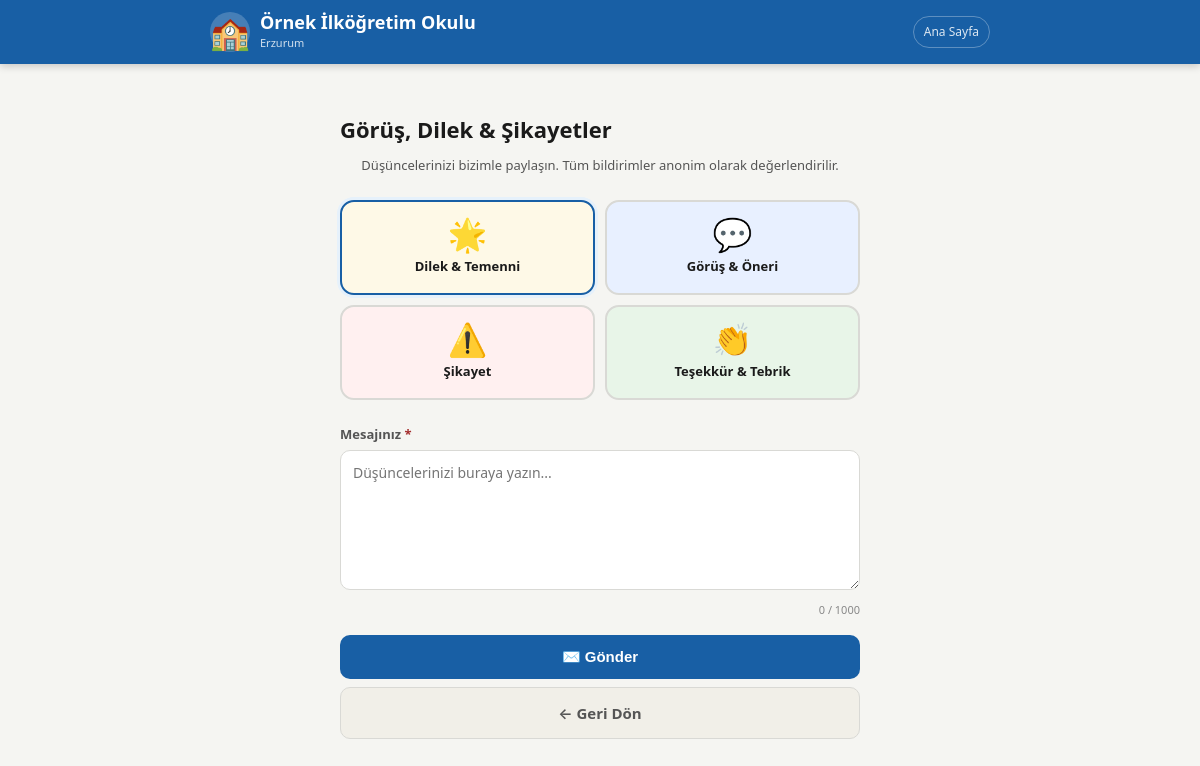
Screenshot of /gorus with the database file from the repository.
### tables this page shows
CREATE TABLE ayarlar (
            anahtar TEXT PRIMARY KEY, deger TEXT
        );

### app.py (the view, shortened to what this page needs)
@app.route("/gorus", methods=["GET","POST"])
def gorus_form():
    def ga(k,v=""): return ayar(k,v)
    ctx = gctx()
    ctx.update({
        "gorus_aktif":ga("gorus_aktif","1"),
        "gorus_baslik":ga("gorus_baslik","Görüş, Dilek & Şikayetler"),
        "gorus_aciklama":ga("gorus_aciklama","Düşüncelerinizi bizimle paylaşın."),
        "gorus_logo":ga("gorus_logo"),
        "gorus_arka_gorsel":ga("gorus_arka_gorsel"),
        "gorus_bg_renk":ga("gorus_bg_renk"),
        "gorus_kart_renk":ga("gorus_kart_renk"),
        "gorus_dilek_aktif":ga("gorus_dilek_aktif","1"),
        "gorus_dilek_ikon":ga("gorus_dilek_ikon","🌟"),
        "gorus_dilek_renk":ga("gorus_dilek_renk","#fef9e7"),
        "gorus_dilek_lbl":ga("gorus_dilek_lbl","Dilek & Temenni"),
        "gorus_gorus_aktif":ga("gorus_gorus_aktif","1"),
        "gorus_gorus_ikon":ga("gorus_gorus_ikon","💬"),
        "gorus_gorus_renk":ga("gorus_gorus_renk","#e8f0ff"),
        "gorus_gorus_lbl":ga("gorus_gorus_lbl","Görüş & Öneri"),
        "gorus_sikayet_aktif":ga("gorus_sikayet_aktif","1"),
        "gorus_sikayet_ikon":ga("gorus_sikayet_ikon","⚠️"),
        "gorus_sikayet_renk":ga("gorus_sikayet_renk","#fff0f0"),
        "gorus_sikayet_lbl":ga("gorus_sikayet_lbl","Şikayet"),
        "gorus_tebrik_aktif":ga("gorus_tebrik_aktif","1"),
        "gorus_tebrik_ikon":ga("gorus_tebrik_ikon","👏"),
        "gorus_tebrik_renk":ga("gorus_tebrik_renk","#e8f5e8"),
        "gorus_tebrik_lbl":ga("gorus_tebrik_lbl","Teşekkür & Tebrik"),
    })
    return render_template("gorus_form.html", **ctx)

### app.py (called while the page is built)
def db():
    con = sqlite3.connect(DB)
    con.row_factory = sqlite3.Row
    return con

def ayar(k, v=""):
    with db() as c:
        r=c.execute("SELECT deger FROM ayarlar WHERE anahtar=?",(k,)).fetchone()
    return r["deger"] if r else v

### templates/gorus_form.html (shortened to what this page needs)
{% extends "base.html" %}
{% block icerik %}
<div class="kap">
  <div class="gorus-kap">
    <div class="form-baslik" style="text-align:center;margin-bottom:.5rem">{{ gorus_baslik }}</div>
    {% if gorus_aciklama %}
    <p style="font-size:13px;color:var(--metin-ik);text-align:center;margin-bottom:1.5rem">{{ gorus_aciklama }}</p>
    {% endif %}
    <form method="POST" id="gorusForm">
      <div class="tur-grid">
        {% set turler = [] %}
        {% if gorus_dilek_aktif=='1' %}{% set _ = turler.append(('dilek', gorus_dilek_ikon, gorus_dilek_renk, gorus_dilek_lbl)) %}{% endif %}
        {% if gorus_gorus_aktif=='1' %}{% set _ = turler.append(('gorus', gorus_gorus_ikon, gorus_gorus_renk, gorus_gorus_lbl)) %}{% endif %}
        {% if gorus_sikayet_aktif=='1' %}{% set _ = turler.append(('sikayet', gorus_sikayet_ikon, gorus_sikayet_renk, gorus_sikayet_lbl)) %}{% endif %}
        {% if gorus_tebrik_aktif=='1' %}{% set _ = turler.append(('tebrik', gorus_tebrik_ikon, gorus_tebrik_renk, gorus_tebrik_lbl)) %}{% endif %}
        {% for tur_id, tur_ikon, tur_renk, tur_lbl in turler %}
        <label class="tur-btn {% if loop.first %}secili{% endif %}"
               id="lbl_{{ tur_id }}"
               style="{% if tur_renk %}background:{{ tur_renk }};{% endif %}">
          <span class="tur-ikon">{{ tur_ikon }}</span>
          <span class="tur-lbl">{{ tur_lbl }}</span>
        </label>
        {% endfor %}
      </div>
      <div style="margin-bottom:1rem">
        <label style="font-size:13px;font-weight:600;color:var(--metin-ik);margin-bottom:6px;display:block">
          Mesajınız <span style="color:var(--kirmizi)">*</span>
        </label>
        <textarea class="gorus-textarea" name="icerik" id="icerik"
                  placeholder="Düşüncelerinizi buraya yazın..." maxlength="1000"
                  oninput="sayim()" required></textarea>
        <div class="karakter-say"><span id="sayac">0</span> / 1000</div>
      </div>
      <button type="submit" class="btn btn-ana btn-tam" style="padding:13px;font-size:15px">
        ✉️ Gönder
      </button>
      <a href="/" class="btn btn-gri btn-tam" style="padding:13px;font-size:15px;margin-top:8px;display:block;text-align:center">
        ← Geri Dön
      </a>
    </form>
  </div>
</div>
{% endblock %}

### templates/base.html (shortened to what this page needs)
<!DOCTYPE html>
<html lang="tr" data-tema="{{ tema }}">
<head>
<link rel="stylesheet" href="/static/css/style.css">
</head>
<body>
{% if header_aktif == '1' %}
<header class="site-header">
  <div class="header-ic">
    <a href="/" class="logo-bolum">
      {% if amblem %}
        <img src="{{ amblem }}" class="amblem-img" alt="Amblem"
             style="width:{{ header_logo_boyut }}px;height:{{ header_logo_boyut }}px;object-fit:contain">
      {% else %}
        <div class="amblem-placeholder" style="font-size:{{ header_logo_boyut|int - 8 }}px">🏫</div>
      {% endif %}
      <div>
        <div class="okul-adi-header" style="font-size:{{ header_baslik_boyut }}px">{{ okul_adi }}</div>
        {% if header_sehir_aktif == '1' and okul_sehir %}
          <div class="okul-sehir-header">{{ okul_sehir }}</div>
        {% endif %}
      </div>
    </a>
    <nav class="header-nav">
      {% if header_anasayfa_aktif == '1' %}
        <a href="/" class="header-link">Ana Sayfa</a>
      {% endif %}
    </nav>
  </div>
</header>
{% endif %}
<main>{% block icerik %}{% endblock %}</main>
</body>
</html>

### static/css/style.css (style rules this page uses)
*,*::before,*::after { box-sizing:border-box;margin:0;padding:0 }
html { font-size:16px;-webkit-text-size-adjust:100% }
body { font-family:'Segoe UI',system-ui,-apple-system,sans-serif;background:var(--arka);color:var(--metin);min-height:100vh;line-height:1.6 }
:root,[data-tema="mavi"] { --ana:#185FA5;--ana-koy:#0d4278;--ana-ac:#E6F1FB;--ana-orta:#B5D4F4; --yesil:#3B6D11;--yesil-ac:#EAF3DE; --turuncu:#854F0B;--turuncu-ac:#FAEEDA; --kirmizi:#A32D2D;--kirmizi-ac:#FCEBEB; --gri:#888780;--gri-ac:#F1EFE8; --metin:#1a1a1a;--metin-ik:#555;--metin-uc:#888; --kenar:#d9d9d5;--kenar-koy:#b0b0aa; --arka:#f5f5f2;--yuzey:#ffffff; --golge:0 2px 8px rgba(0,0,0,.08); --golge-buyuk:0 4px 20px rgba(0,0,0,.12); --r:10px;--r-lg:14px;--r-xl:20px; }
.kap { max-width:780px;margin:0 auto;padding:1rem }
@media (min-width:640px) { .kap { padding:1.5rem } }
.site-header { background:var(--ana);color:#fff;padding:.75rem 1rem;position:sticky;top:0;z-index:100;box-shadow:0 2px 8px rgba(0,0,0,.2) }
.header-ic { max-width:780px;margin:0 auto;display:flex;align-items:center;justify-content:space-between;gap:10px }
.logo-bolum { display:flex;align-items:center;gap:10px;text-decoration:none;color:#fff;min-width:0 }
.amblem-placeholder { width:40px;height:40px;border-radius:50%;background:rgba(255,255,255,.2);display:flex;align-items:center;justify-content:center;font-size:20px;flex-shrink:0 }
.okul-adi-header { font-size:15px;font-weight:700;line-height:1.2;white-space:nowrap;overflow:hidden;text-overflow:ellipsis }
.okul-sehir-header { font-size:11px;opacity:.8 }
.header-nav { display:flex;gap:6px;flex-shrink:0 }
.header-link { color:rgba(255,255,255,.85);font-size:12px;text-decoration:none;padding:5px 10px;border:1px solid rgba(255,255,255,.3);border-radius:20px;transition:all .15s;white-space:nowrap }
.btn { display:inline-flex;align-items:center;gap:6px;padding:9px 18px;border-radius:var(--r);border:none;font-size:14px;font-weight:600;cursor:pointer;text-decoration:none;transition:all .15s;white-space:nowrap }
.btn-ana { background:var(--ana);color:#fff }
.btn-gri { background:var(--gri-ac);color:var(--metin-ik);border:1px solid var(--kenar) }
.btn-tam { width:100%;justify-content:center }
input[type=text],input[type=password],input[type=email],textarea,select { width:100%;padding:9px 12px;border:1.5px solid var(--kenar);border-radius:var(--r); font-size:14px;font-family:inherit;background:var(--yuzey);color:var(--metin); transition:border-color .15s,box-shadow .15s;-webkit-appearance:none }
textarea { resize:vertical;min-height:80px }
.form-baslik { font-size:clamp(18px,4vw,22px);font-weight:800;margin-bottom:1.25rem;display:flex;align-items:center;gap:8px }

### rows the page displays
ayarlar: deger "Örnek İlköğretim Okulu"
ayarlar: deger "Erzurum"
ayarlar: deger "Görüş, Dilek & Şikayetler"
ayarlar: deger "Düşüncelerinizi bizimle paylaşın. Tüm bildirimler anonim olarak değerlendirilir."
ayarlar: turler "Dilek & Temenni"
ayarlar: turler "Görüş & Öneri"
ayarlar: turler "⚠️"
ayarlar: turler "Şikayet"
ayarlar: turler "Teşekkür & Tebrik"

### other values shown
{{ tur_ikon }} "🌟" "💬" "👏"
